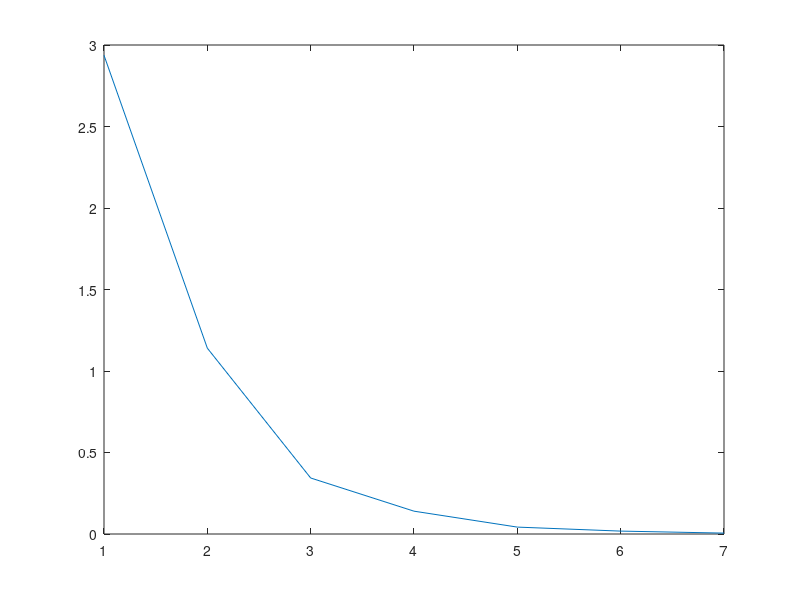

This chart was generated by the following MATLAB code:
%%
%%Variables and constants:
clear all;
tresh = 0.01;
dif = 99999999;
%Original non-convergent system.
A = [2 -1 10 0; 0 3 -1 8; 10 -1 2 0; -1 11 -1 3];
B = [-11; -11; 6; 25];

%Rearranged, convergent system.

A = [10 -1 2 0;  -1 11 -1 3; 2 -1 10 0; 0 3 -1 8];
B = [6; 25; -11; -11];


X = [0; 0; 0; 0];

%%
%%DLU decomposition:

[m,n] = size(A); %TODO: m should be equal to n anyway, right?
D = zeros(m,n);
L = zeros(m,n);
U = zeros(m,n);

for i = 1:m
    for j = 1:n
        if i == j
            D(i,j) = A(i,j);
        end
        if i > j
            L(i,j) = -A(i,j);
        end
        if i < j
            U(i,j) = -A(i,j);
        end
    end
end

%(D-L)^(-1)
Di = inv(D);
%%
%%Method matrices:
idx = 1;
E = Di*(L+U);
C = Di*B;

%%Spectral Radii of E (if < 1, the method had convergence).
eigE = eig(E);
pE = max([abs(max(eigE)) abs(min(eigE))]);
disp('Spectral radii pE. If pE<1, the method converges.')

pE

while dif > tresh
   old = X;
   X = E*X + C;
   
   dif = norm(X - old);   
   conv(idx) = dif;
   idx = idx+1;
end

plot(conv)
%%
%%Checking result:
disp('If the solution is correct DBG should be near zero.')
DBG = X - A\B